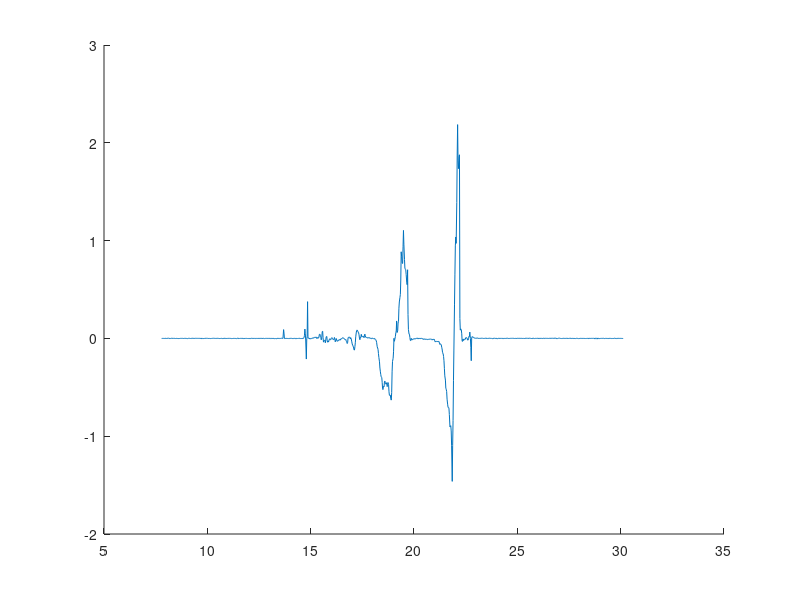
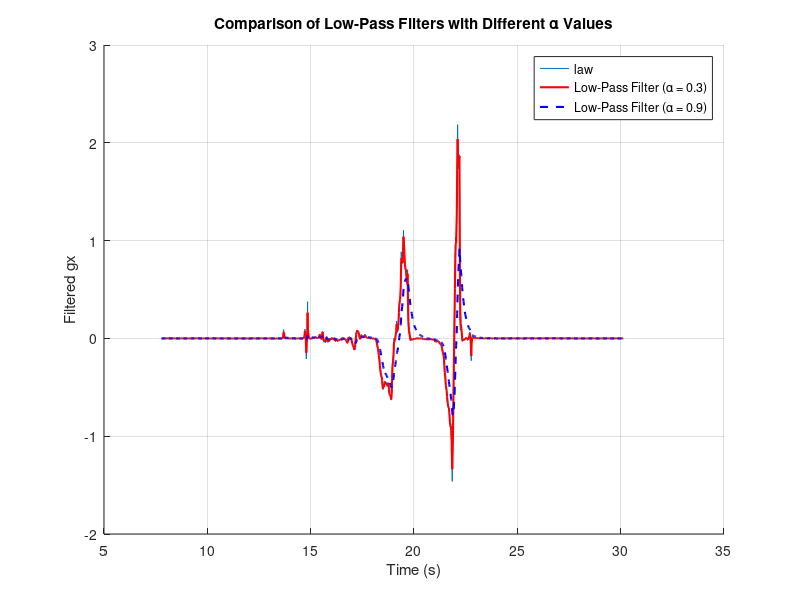

Source code (MATLAB) for these figures, in order:
clc
clear all
close all
load('dataset2')
gx = dataset2(:,1);
gy = dataset2(:,2);
gz = dataset2(:,3);
ax = dataset2(:,4);
ay = dataset2(:,5);
az = dataset2(:,6);
time = dataset2(:,7);

%% Offset Claculation
sum_gx = 0; sum_gy = 0; sum_gz = 0;
for i =1:50
    sum_gx = sum_gx + gx(i);
    sum_gy = sum_gy + gy(i);
    sum_gz = sum_gz + gz(i);
end

offset_gx = sum_gx/50;
offset_gy = sum_gy/50;
offset_gz = sum_gz/50;

for i = 1:length(gx)
    gx(i) = (gx(i) - offset_gx)*pi/180;
    gy(i) = (gy(i) - offset_gy)*pi/180;
    gz(i) = (gz(i) - offset_gz)*pi/180;
end

figure
hold on
plot(time, gx)

%% Average Filter Algorithm
% k = 1;
% pre_gx_avg = gx(1);
% for i = 1:length(gx)
%     alpha =(k - 1) / k;
%     gx_avg(i) = alpha*pre_gx_avg+(1-alpha)*gx(i);
%     pre_gx_avg = gx_avg(i);
%     k = k + 1;
% end
% figure
% hold on
% plot(time, gx)
% plot(time, gx_avg)
% legend('law', 'avg filtering')
% 
% %%이동 평균 필터 알고리즘
% n = 10;
% xbuf = gx(1)*ones(n+1, 1);
% prevAvg = gx(1);
% for i=1:length(gx)
%     for m=1:n
%         xbuf(m) = xbuf(m+1);
%     end
%     xbuf(n+1) =gx(i);
%     moving_avg(i) = prevAvg + (gx(i) - xbuf(1)) / n;
%     prevAvg = moving_avg(i);
% end


%% Moving Average Filter (n=20)
% n = 20;
% xbuf = gx(1) * ones(n + 1, 1);
% prevAvg = gx(1);
% moving_avg_20 = zeros(length(gx), 1); % 결과 저장용 배열
% for i = 1:length(gx)
%     for m = 1:n
%         xbuf(m) = xbuf(m + 1);
%     end
%     xbuf(n + 1) = gx(i);
%     moving_avg_20(i) = prevAvg + (gx(i) - xbuf(1)) / n;
%     prevAvg = moving_avg_20(i);
% end
% 
% %% 이동 평균 필터 (n=40)
% n = 40;
% xbuf = gx(1) * ones(n + 1, 1);
% prevAvg = gx(1);
% moving_avg_40 = zeros(length(gx), 1); % 결과 저장용 배열
% for i = 1:length(gx)
%     for m = 1:n
%         xbuf(m) = xbuf(m + 1);
%     end
%     xbuf(n + 1) = gx(i);
%     moving_avg_40(i) = prevAvg + (gx(i) - xbuf(1)) / n;
%     prevAvg = moving_avg_40(i);
% end
% 
%% Output
% figure
% hold on
% plot(time, gx)
% plot(time, moving_avg_20, 'r-', 'LineWidth', 1.5) % 이동 평균 (n=20)
% plot(time, moving_avg_40, 'b-', 'LineWidth', 1.5) % 이동 평균 (n=40)
% legend('law','Moving Avg (n=20)', 'Moving Avg (n=40)')
% xlabel('Time (s)')
% ylabel('gx')
% title('Comparison of Moving Average Filters (n=20 vs n=40)')
% grid on
% hold off

% Low Pass Filter Algorithm
alpha = 0.3;
pre_lpf_gx = 0;
for i = 1:length(gx)
    lpf_gx(i) = alpha*pre_lpf_gx + (1-alpha)*gx(i);
    pre_lpf_gx = lpf_gx(i);
end

alpha2 = 0.9;
pre_lpf_gx2 = 0;
for i=1:length(gx)
    lpf_gx2(i) = alpha2 * pre_lpf_gx2 + (1-alpha2)*gx(i);
    pre_lpf_gx2 = lpf_gx2(i);
end

figure
hold on
plot(time, gx)
plot(time, lpf_gx, 'r-', 'LineWidth', 1.5); % alpha = 0.3 Filter
plot(time, lpf_gx2, 'b--', 'LineWidth', 1.5); % alpha = 0.9 Filter
legend('law','Low-Pass Filter (α = 0.3)', 'Low-Pass Filter (α = 0.9)');
xlabel('Time (s)');
ylabel('Filtered gx');
title('Comparison of Low-Pass Filters with Different α Values');
grid on;
hold off;
